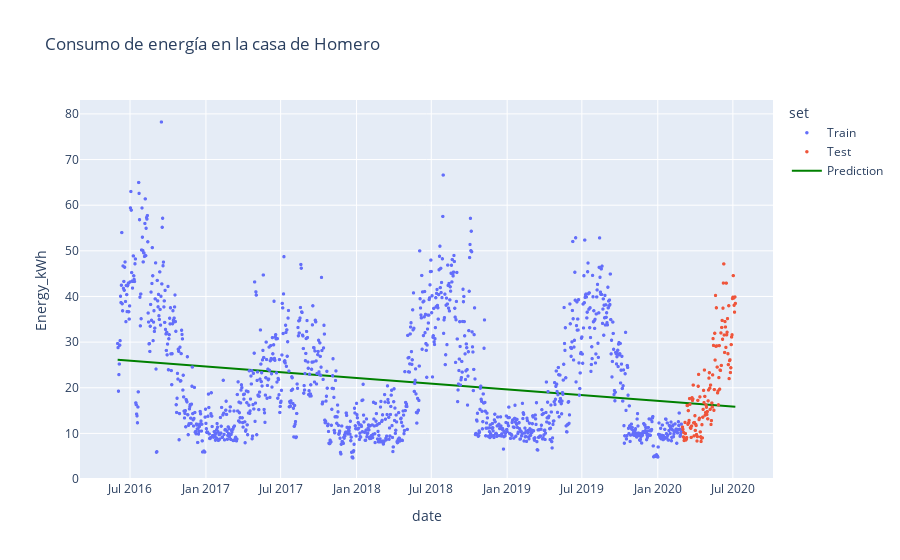

Notebook source saved alongside this figure:
### Code cell
# 2

Pipeline_trend.fit(X_train, y_train)
train_pred = Pipeline_trend.predict(X_train)
test_pred = Pipeline_trend.predict(X_test)

y_pred = np.concatenate([train_pred, test_pred])

fig = px.scatter(df, x=df.date, y=target, title='Consumo de energía en la casa de Homero', color='set')
fig.add_scatter(x=df.date, y=y_pred, mode='lines', name='Prediction', line=dict(color='green', width=2))
fig.update_traces(marker=dict(size=3.5))
fig.show()

mae_train = mean_absolute_error(y_train, train_pred)
mae_test = mean_absolute_error(y_test, test_pred)

print(f'MAE Train: {mae_train:.1f}')
print(f'MAE Test: {mae_test:.1f}')

### Figure 1 — Plotly figure (JSON) as saved in the notebook; plotly's stock layout.template omitted (floating-point values rounded to 4 significant figures; data arrays with more than 128 entries replaced by an {"elided": "..."} marker saying what was removed)
{"data": [{"hovertemplate": "set=Train<br>date=%{x}<br>Energy_kWh=%{y}<extra></extra>", "legendgroup": "Train", "marker": {"color": "#636efa", "size": 3.5, "symbol": "circle"}, "mode": "markers", "name": "Train", "showlegend": true, "type": "scattergl", "x": {"elided": "1369 str values"}, "xaxis": "x", "y": {"elided": "1369 float values"}, "yaxis": "y"}, {"hovertemplate": "set=Test<br>date=%{x}<br>Energy_kWh=%{y}<extra></extra>", "legendgroup": "Test", "marker": {"color": "#EF553B", "size": 3.5, "symbol": "circle"}, "mode": "markers", "name": "Test", "showlegend": true, "type": "scattergl", "x": {"elided": "129 str values"}, "xaxis": "x", "y": {"elided": "129 float values"}, "yaxis": "y"}, {"line": {"color": "green", "width": 2}, "marker": {"size": 3.5}, "mode": "lines", "name": "Prediction", "type": "scatter", "x": {"elided": "1498 str values"}, "y": {"elided": "1498 float values"}}], "layout": {"legend": {"title": {"text": "set"}, "tracegroupgap": 0}, "title": {"text": "Consumo de energía en la casa de Homero"}, "xaxis": {"anchor": "y", "domain": [0, 1], "title": {"text": "date"}}, "yaxis": {"anchor": "x", "domain": [0, 1], "title": {"text": "Energy_kWh"}}}}
